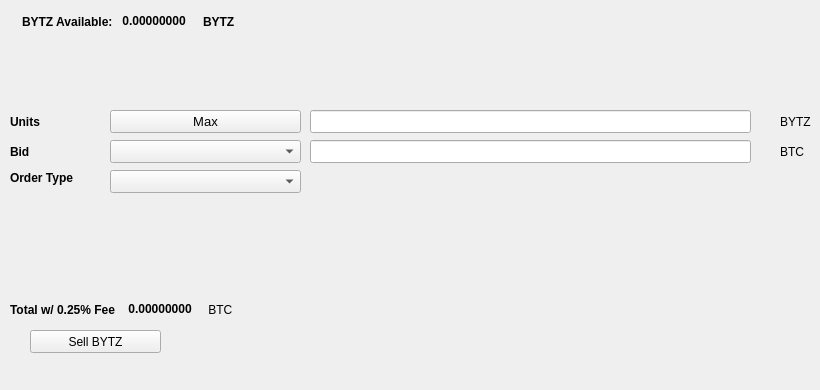
   <widget class="QWidget" name="SellTab">
    <attribute name="title">
     <string>Sell</string>
    </attribute>
    <widget class="QLabel" name="label_16">
     <property name="geometry">
      <rect>
       <x>780</x>
       <y>140</y>
       <width>31</width>
       <height>23</height>
      </rect>
     </property>
     <property name="text">
      <string>BTC</string>
     </property>
    </widget>
    <widget class="QComboBox" name="SellBidcomboBox">
     <property name="geometry">
      <rect>
       <x>110</x>
       <y>140</y>
       <width>191</width>
       <height>23</height>
      </rect>
     </property>
     <property name="font">
      <font>
       <pointsize>10</pointsize>
      </font>
     </property>
    </widget>
    <widget class="QLabel" name="label_18">
     <property name="geometry">
      <rect>
       <x>10</x>
       <y>110</y>
       <width>46</width>
       <height>23</height>
      </rect>
     </property>
     <property name="font">
      <font>
       <weight>75</weight>
       <bold>true</bold>
      </font>
     </property>
     <property name="text">
      <string>Units</string>
     </property>
    </widget>
    <widget class="QPushButton" name="Sell_Max_Amount">
     <property name="geometry">
      <rect>
       <x>110</x>
       <y>110</y>
       <width>191</width>
       <height>23</height>
      </rect>
     </property>
     <property name="font">
      <font>
       <pointsize>10</pointsize>
      </font>
     </property>
     <property name="text">
      <string>Max</string>
     </property>
    </widget>
    <widget class="QLabel" name="label_20">
     <property name="geometry">
      <rect>
       <x>10</x>
       <y>170</y>
       <width>91</width>
       <height>16</height>
      </rect>
     </property>
     <property name="font">
      <font>
       <weight>75</weight>
       <bold>true</bold>
      </font>
     </property>
     <property name="text">
      <string>Order Type</string>
     </property>
    </widget>
    <widget class="QComboBox" name="SellOrdertypeCombo">
     <property name="geometry">
      <rect>
       <x>110</x>
       <y>170</y>
       <width>191</width>
       <height>23</height>
      </rect>
     </property>
     <property name="font">
      <font>
       <pointsize>10</pointsize>
      </font>
     </property>
    </widget>
    <widget class="QLabel" name="label_21">
     <property name="geometry">
      <rect>
       <x>10</x>
       <y>140</y>
       <width>46</width>
       <height>23</height>
      </rect>
     </property>
     <property name="font">
      <font>
       <weight>75</weight>
       <bold>true</bold>
      </font>
     </property>
     <property name="text">
      <string>Bid</string>
     </property>
    </widget>
    <widget class="QLabel" name="label_22">
     <property name="geometry">
      <rect>
       <x>780</x>
       <y>110</y>
       <width>31</width>
       <height>23</height>
      </rect>
     </property>
     <property name="text">
      <string>BYTZ</string>
     </property>
    </widget>
    <widget class="QLineEdit" name="UnitsInputBYTZ">
     <property name="geometry">
      <rect>
       <x>310</x>
       <y>110</y>
       <width>441</width>
       <height>23</height>
      </rect>
     </property>
     <property name="font">
      <font>
       <pointsize>9</pointsize>
       <weight>75</weight>
       <bold>true</bold>
      </font>
     </property>
    </widget>
    <widget class="QLineEdit" name="SellBidPriceEdit">
     <property name="geometry">
      <rect>
       <x>310</x>
       <y>140</y>
       <width>441</width>
       <height>23</height>
      </rect>
     </property>
     <property name="font">
      <font>
       <pointsize>9</pointsize>
       <weight>75</weight>
       <bold>true</bold>
      </font>
     </property>
    </widget>
    <widget class="QPushButton" name="SellBYTZBTN">
     <property name="geometry">
      <rect>
       <x>30</x>
       <y>330</y>
       <width>131</width>
       <height>23</height>
      </rect>
     </property>
     <property name="text">
      <string>Sell BYTZ</string>
     </property>
     <property name="icon">
      <iconset resource="../bytz">
       <normaloff>:/icons/bitcoin</normaloff>:/icons/bitcoin</iconset>
     </property>
    </widget>
    <widget class="QWidget" name="layoutWidget3">
     <property name="geometry">
      <rect>
       <x>22</x>
       <y>12</y>
       <width>258</width>
       <height>19</height>
      </rect>
     </property>
     <layout class="QHBoxLayout" name="horizontalLayout">
      <item>
       <widget class="QLabel" name="label232_2">
        <property name="font">
         <font>
          <weight>75</weight>
          <bold>true</bold>
         </font>
        </property>
        <property name="text">
         <string>BYTZ Available:</string>
        </property>
       </widget>
      </item>
      <item>
       <widget class="QLabel" name="BYTZAvailableLabel">
        <property name="palette">
         <palette>
          <active>
           <colorrole role="WindowText">
            <brush brushstyle="SolidPattern">
             <color alpha="255">
              <red>0</red>
              <green>0</green>
              <blue>0</blue>
             </color>
            </brush>
           </colorrole>
           <colorrole role="Button">
            <brush brushstyle="SolidPattern">
             <color alpha="255">
              <red>0</red>
              <green>170</green>
              <blue>0</blue>
             </color>
            </brush>
           </colorrole>
           <colorrole role="Light">
            <brush brushstyle="SolidPattern">
             <color alpha="255">
              <red>0</red>
              <green>255</green>
              <blue>0</blue>
             </color>
            </brush>
           </colorrole>
           <colorrole role="Midlight">
            <brush brushstyle="SolidPattern">
             <color alpha="255">
              <red>0</red>
              <green>212</green>
              <blue>0</blue>
             </color>
            </brush>
           </colorrole>
           <colorrole role="Dark">
            <brush brushstyle="SolidPattern">
             <color alpha="255">
              <red>0</red>
              <green>85</green>
              <blue>0</blue>
             </color>
            </brush>
           </colorrole>
           <colorrole role="Mid">
            <brush brushstyle="SolidPattern">
             <color alpha="255">
              <red>0</red>
              <green>113</green>
              <blue>0</blue>
             </color>
            </brush>
           </colorrole>
           <colorrole role="Text">
            <brush brushstyle="SolidPattern">
             <color alpha="255">
              <red>0</red>
              <green>170</green>
              <blue>0</blue>
             </color>
            </brush>
           </colorrole>
           <colorrole role="BrightText">
            <brush brushstyle="SolidPattern">
             <color alpha="255">
              <red>255</red>
              <green>255</green>
              <blue>255</blue>
             </color>
            </brush>
           </colorrole>
           <colorrole role="ButtonText">
            <brush brushstyle="SolidPattern">
             <color alpha="255">
              <red>0</red>
              <green>0</green>
              <blue>0</blue>
             </color>
            </brush>
           </colorrole>
           <colorrole role="Base">
            <brush brushstyle="SolidPattern">
             <color alpha="255">
              <red>255</red>
              <green>255</green>
              <blue>255</blue>
             </color>
            </brush>
           </colorrole>
           <colorrole role="Window">
            <brush brushstyle="SolidPattern">
             <color alpha="255">
              <red>0</red>
              <green>170</green>
              <blue>0</blue>
             </color>
            </brush>
           </colorrole>
           <colorrole role="Shadow">
            <brush brushstyle="SolidPattern">
             <color alpha="255">
              <red>0</red>
              <green>0</green>
              <blue>0</blue>
             </color>
            </brush>
           </colorrole>
           <colorrole role="AlternateBase">
            <brush brushstyle="SolidPattern">
             <color alpha="255">
              <red>127</red>
              <green>212</green>
              <blue>127</blue>
             </color>
            </brush>
           </colorrole>
           <colorrole role="ToolTipBase">
            <brush brushstyle="SolidPattern">
             <color alpha="255">
              <red>255</red>
              <green>255</green>
              <blue>220</blue>
             </color>
            </brush>
           </colorrole>
           <colorrole role="ToolTipText">
            <brush brushstyle="SolidPattern">
             <color alpha="255">
              <red>0</red>
              <green>0</green>
              <blue>0</blue>
             </color>
            </brush>
           </colorrole>
          </active>
          <inactive>
           <colorrole role="WindowText">
            <brush brushstyle="SolidPattern">
             <color alpha="255">
              <red>0</red>
              <green>0</green>
              <blue>0</blue>
             </color>
            </brush>
           </colorrole>
           <colorrole role="Button">
            <brush brushstyle="SolidPattern">
             <color alpha="255">
              <red>0</red>
              <green>170</green>
              <blue>0</blue>
             </color>
            </brush>
           </colorrole>
           <colorrole role="Light">
            <brush brushstyle="SolidPattern">
             <color alpha="255">
              <red>0</red>
              <green>255</green>
              <blue>0</blue>
             </color>
            </brush>
           </colorrole>
           <colorrole role="Midlight">
            <brush brushstyle="SolidPattern">
             <color alpha="255">
              <red>0</red>
              <green>212</green>
              <blue>0</blue>
             </color>
            </brush>
           </colorrole>
           <colorrole role="Dark">
            <brush brushstyle="SolidPattern">
             <color alpha="255">
              <red>0</red>
              <green>85</green>
              <blue>0</blue>
             </color>
            </brush>
           </colorrole>
           <colorrole role="Mid">
            <brush brushstyle="SolidPattern">
             <color alpha="255">
              <red>0</red>
              <green>113</green>
              <blue>0</blue>
             </color>
            </brush>
           </colorrole>
           <colorrole role="Text">
            <brush brushstyle="SolidPattern">
             <color alpha="255">
              <red>0</red>
              <green>170</green>
              <blue>0</blue>
             </color>
            </brush>
           </colorrole>
           <colorrole role="BrightText">
            <brush brushstyle="SolidPattern">
             <color alpha="255">
              <red>255</red>
              <green>255</green>
              <blue>255</blue>
             </color>
            </brush>
           </colorrole>
           <colorrole role="ButtonText">
            <brush brushstyle="SolidPattern">
             <color alpha="255">
              <red>0</red>
              <green>0</green>
              <blue>0</blue>
             </color>
            </brush>
           </colorrole>
           <colorrole role="Base">
            <brush brushstyle="SolidPattern">
             <color alpha="255">
              <red>255</red>
              <green>255</green>
              <blue>255</blue>
             </color>
            </brush>
           </colorrole>
           <colorrole role="Window">
            <brush brushstyle="SolidPattern">
             <color alpha="255">
              <red>0</red>
              <green>170</green>
              <blue>0</blue>
             </color>
            </brush>
           </colorrole>
           <colorrole role="Shadow">
            <brush brushstyle="SolidPattern">
             <color alpha="255">
              <red>0</red>
              <green>0</green>
              <blue>0</blue>
             </color>
            </brush>
           </colorrole>
           <colorrole role="AlternateBase">
            <brush brushstyle="SolidPattern">
             <color alpha="255">
              <red>127</red>
              <green>212</green>
              <blue>127</blue>
             </color>
            </brush>
           </colorrole>
           <colorrole role="ToolTipBase">
            <brush brushstyle="SolidPattern">
             <color alpha="255">
              <red>255</red>
              <green>255</green>
              <blue>220</blue>
             </color>
            </brush>
           </colorrole>
           <colorrole role="ToolTipText">
            <brush brushstyle="SolidPattern">
             <color alpha="255">
              <red>0</red>
              <green>0</green>
              <blue>0</blue>
             </color>
            </brush>
           </colorrole>
          </inactive>
          <disabled>
           <colorrole role="WindowText">
            <brush brushstyle="SolidPattern">
             <color alpha="255">
              <red>0</red>
              <green>85</green>
              <blue>0</blue>
             </color>
            </brush>
           </colorrole>
           <colorrole role="Button">
            <brush brushstyle="SolidPattern">
             <color alpha="255">
              <red>0</red>
              <green>170</green>
              <blue>0</blue>
             </color>
            </brush>
           </colorrole>
           <colorrole role="Light">
            <brush brushstyle="SolidPattern">
             <color alpha="255">
              <red>0</red>
              <green>255</green>
              <blue>0</blue>
             </color>
            </brush>
           </colorrole>
           <colorrole role="Midlight">
            <brush brushstyle="SolidPattern">
             <color alpha="255">
              <red>0</red>
              <green>212</green>
              <blue>0</blue>
             </color>
            </brush>
           </colorrole>
           <colorrole role="Dark">
            <brush brushstyle="SolidPattern">
             <color alpha="255">
              <red>0</red>
              <green>85</green>
              <blue>0</blue>
             </color>
            </brush>
           </colorrole>
           <colorrole role="Mid">
            <brush brushstyle="SolidPattern">
             <color alpha="255">
              <red>0</red>
              <green>113</green>
              <blue>0</blue>
             </color>
            </brush>
           </colorrole>
           <colorrole role="Text">
            <brush brushstyle="SolidPattern">
             <color alpha="255">
              <red>0</red>
              <green>85</green>
              <blue>0</blue>
             </color>
            </brush>
           </colorrole>
           <colorrole role="BrightText">
            <brush brushstyle="SolidPattern">
             <color alpha="255">
              <red>255</red>
              <green>255</green>
              <blue>255</blue>
             </color>
            </brush>
           </colorrole>
           <colorrole role="ButtonText">
            <brush brushstyle="SolidPattern">
             <color alpha="255">
              <red>0</red>
              <green>85</green>
              <blue>0</blue>
             </color>
            </brush>
           </colorrole>
           <colorrole role="Base">
            <brush brushstyle="SolidPattern">
             <color alpha="255">
              <red>0</red>
              <green>170</green>
              <blue>0</blue>
             </color>
            </brush>
           </colorrole>
           <colorrole role="Window">
            <brush brushstyle="SolidPattern">
             <color alpha="255">
              <red>0</red>
              <green>170</green>
              <blue>0</blue>
             </color>
            </brush>
           </colorrole>
           <colorrole role="Shadow">
            <brush brushstyle="SolidPattern">
             <color alpha="255">
              <red>0</red>
              <green>0</green>
              <blue>0</blue>
             </color>
            </brush>
           </colorrole>
           <colorrole role="AlternateBase">
            <brush brushstyle="SolidPattern">
             <color alpha="255">
              <red>0</red>
              <green>170</green>
              <blue>0</blue>
             </color>
            </brush>
           </colorrole>
           <colorrole role="ToolTipBase">
            <brush brushstyle="SolidPattern">
             <color alpha="255">
              <red>255</red>
              <green>255</green>
              <blue>220</blue>
             </color>
            </brush>
           </colorrole>
           <colorrole role="ToolTipText">
            <brush brushstyle="SolidPattern">
             <color alpha="255">
              <red>0</red>
              <green>0</green>
              <blue>0</blue>
             </color>
            </brush>
           </colorrole>
          </disabled>
         </palette>
        </property>
        <property name="font">
         <font>
          <weight>75</weight>
          <bold>true</bold>
         </font>
        </property>
        <property name="text">
         <string> 0.00000000 </string>
        </property>
        <property name="textInteractionFlags">
         <set>Qt::LinksAccessibleByMouse|Qt::TextSelectableByKeyboard|Qt::TextSelectableByMouse</set>
        </property>
       </widget>
      </item>
      <item>
       <widget class="QLabel" name="labelBYTZ">
        <property name="font">
         <font>
          <weight>75</weight>
          <bold>true</bold>
         </font>
        </property>
        <property name="text">
         <string>BYTZ</string>
        </property>
       </widget>
      </item>
     </layout>
    </widget>
    <widget class="QWidget" name="layoutWidget">
     <property name="geometry">
      <rect>
       <x>10</x>
       <y>300</y>
       <width>268</width>
       <height>19</height>
      </rect>
     </property>
     <layout class="QHBoxLayout" name="horizontalLayout_2">
      <item>
       <widget class="QLabel" name="label_19">
        <property name="font">
         <font>
          <weight>75</weight>
          <bold>true</bold>
         </font>
        </property>
        <property name="text">
         <string>Total w/ 0.25% Fee </string>
        </property>
       </widget>
      </item>
      <item>
       <widget class="QLabel" name="SellCostLabel">
        <property name="palette">
         <palette>
          <active>
           <colorrole role="WindowText">
            <brush brushstyle="SolidPattern">
             <color alpha="255">
              <red>0</red>
              <green>0</green>
              <blue>0</blue>
             </color>
            </brush>
           </colorrole>
           <colorrole role="Button">
            <brush brushstyle="SolidPattern">
             <color alpha="255">
              <red>0</red>
              <green>170</green>
              <blue>0</blue>
             </color>
            </brush>
           </colorrole>
           <colorrole role="Light">
            <brush brushstyle="SolidPattern">
             <color alpha="255">
              <red>0</red>
              <green>255</green>
              <blue>0</blue>
             </color>
            </brush>
           </colorrole>
           <colorrole role="Midlight">
            <brush brushstyle="SolidPattern">
             <color alpha="255">
              <red>0</red>
              <green>212</green>
              <blue>0</blue>
             </color>
            </brush>
           </colorrole>
           <colorrole role="Dark">
            <brush brushstyle="SolidPattern">
             <color alpha="255">
              <red>0</red>
              <green>85</green>
              <blue>0</blue>
             </color>
            </brush>
           </colorrole>
           <colorrole role="Mid">
            <brush brushstyle="SolidPattern">
             <color alpha="255">
              <red>0</red>
              <green>113</green>
              <blue>0</blue>
             </color>
            </brush>
           </colorrole>
           <colorrole role="Text">
            <brush brushstyle="SolidPattern">
             <color alpha="255">
              <red>0</red>
              <green>170</green>
              <blue>0</blue>
             </color>
            </brush>
           </colorrole>
           <colorrole role="BrightText">
            <brush brushstyle="SolidPattern">
             <color alpha="255">
              <red>255</red>
              <green>255</green>
              <blue>255</blue>
             </color>
            </brush>
           </colorrole>
           <colorrole role="ButtonText">
            <brush brushstyle="SolidPattern">
             <color alpha="255">
              <red>0</red>
              <green>0</green>
              <blue>0</blue>
             </color>
            </brush>
           </colorrole>
           <colorrole role="Base">
            <brush brushstyle="SolidPattern">
             <color alpha="255">
              <red>255</red>
              <green>255</green>
              <blue>255</blue>
             </color>
            </brush>
           </colorrole>
           <colorrole role="Window">
            <brush brushstyle="SolidPattern">
             <color alpha="255">
              <red>0</red>
              <green>170</green>
              <blue>0</blue>
             </color>
            </brush>
           </colorrole>
           <colorrole role="Shadow">
            <brush brushstyle="SolidPattern">
             <color alpha="255">
              <red>0</red>
              <green>0</green>
              <blue>0</blue>
             </color>
            </brush>
           </colorrole>
           <colorrole role="AlternateBase">
            <brush brushstyle="SolidPattern">
             <color alpha="255">
              <red>127</red>
              <green>212</green>
              <blue>127</blue>
             </color>
            </brush>
           </colorrole>
           <colorrole role="ToolTipBase">
            <brush brushstyle="SolidPattern">
             <color alpha="255">
              <red>255</red>
              <green>255</green>
              <blue>220</blue>
             </color>
            </brush>
           </colorrole>
           <colorrole role="ToolTipText">
            <brush brushstyle="SolidPattern">
             <color alpha="255">
              <red>0</red>
              <green>0</green>
              <blue>0</blue>
             </color>
            </brush>
           </colorrole>
          </active>
          <inactive>
           <colorrole role="WindowText">
            <brush brushstyle="SolidPattern">
             <color alpha="255">
              <red>0</red>
              <green>0</green>
              <blue>0</blue>
             </color>
            </brush>
           </colorrole>
           <colorrole role="Button">
            <brush brushstyle="SolidPattern">
             <color alpha="255">
              <red>0</red>
              <green>170</green>
              <blue>0</blue>
             </color>
            </brush>
           </colorrole>
           <colorrole role="Light">
            <brush brushstyle="SolidPattern">
             <color alpha="255">
              <red>0</red>
              <green>255</green>
              <blue>0</blue>
             </color>
            </brush>
           </colorrole>
           <colorrole role="Midlight">
            <brush brushstyle="SolidPattern">
             <color alpha="255">
              <red>0</red>
              <green>212</green>
              <blue>0</blue>
             </color>
            </brush>
           </colorrole>
           <colorrole role="Dark">
            <brush brushstyle="SolidPattern">
             <color alpha="255">
              <red>0</red>
              <green>85</green>
              <blue>0</blue>
             </color>
            </brush>
           </colorrole>
           <colorrole role="Mid">
            <brush brushstyle="SolidPattern">
             <color alpha="255">
              <red>0</red>
              <green>113</green>
              <blue>0</blue>
             </color>
            </brush>
           </colorrole>
           <colorrole role="Text">
            <brush brushstyle="SolidPattern">
             <color alpha="255">
              <red>0</red>
              <green>170</green>
              <blue>0</blue>
             </color>
            </brush>
           </colorrole>
           <colorrole role="BrightText">
            <brush brushstyle="SolidPattern">
             <color alpha="255">
              <red>255</red>
              <green>255</green>
              <blue>255</blue>
             </color>
            </brush>
           </colorrole>
           <colorrole role="ButtonText">
            <brush brushstyle="SolidPattern">
             <color alpha="255">
              <red>0</red>
              <green>0</green>
              <blue>0</blue>
             </color>
            </brush>
           </colorrole>
           <colorrole role="Base">
            <brush brushstyle="SolidPattern">
             <color alpha="255">
              <red>255</red>
              <green>255</green>
              <blue>255</blue>
             </color>
            </brush>
           </colorrole>
           <colorrole role="Window">
            <brush brushstyle="SolidPattern">
             <color alpha="255">
              <red>0</red>
              <green>170</green>
              <blue>0</blue>
             </color>
            </brush>
           </colorrole>
           <colorrole role="Shadow">
            <brush brushstyle="SolidPattern">
             <color alpha="255">
              <red>0</red>
              <green>0</green>
              <blue>0</blue>
             </color>
            </brush>
           </colorrole>
           <colorrole role="AlternateBase">
            <brush brushstyle="SolidPattern">
             <color alpha="255">
              <red>127</red>
              <green>212</green>
              <blue>127</blue>
             </color>
            </brush>
           </colorrole>
           <colorrole role="ToolTipBase">
            <brush brushstyle="SolidPattern">
             <color alpha="255">
              <red>255</red>
              <green>255</green>
              <blue>220</blue>
             </color>
            </brush>
           </colorrole>
           <colorrole role="ToolTipText">
            <brush brushstyle="SolidPattern">
             <color alpha="255">
              <red>0</red>
              <green>0</green>
              <blue>0</blue>
             </color>
            </brush>
           </colorrole>
          </inactive>
          <disabled>
           <colorrole role="WindowText">
            <brush brushstyle="SolidPattern">
             <color alpha="255">
              <red>0</red>
              <green>85</green>
              <blue>0</blue>
             </color>
            </brush>
           </colorrole>
           <colorrole role="Button">
            <brush brushstyle="SolidPattern">
             <color alpha="255">
              <red>0</red>
              <green>170</green>
              <blue>0</blue>
             </color>
            </brush>
           </colorrole>
           <colorrole role="Light">
            <brush brushstyle="SolidPattern">
             <color alpha="255">
              <red>0</red>
              <green>255</green>
              <blue>0</blue>
             </color>
            </brush>
           </colorrole>
           <colorrole role="Midlight">
            <brush brushstyle="SolidPattern">
             <color alpha="255">
              <red>0</red>
              <green>212</green>
              <blue>0</blue>
             </color>
            </brush>
           </colorrole>
           <colorrole role="Dark">
            <brush brushstyle="SolidPattern">
             <color alpha="255">
              <red>0</red>
              <green>85</green>
              <blue>0</blue>
             </color>
            </brush>
           </colorrole>
           <colorrole role="Mid">
            <brush brushstyle="SolidPattern">
             <color alpha="255">
              <red>0</red>
              <green>113</green>
              <blue>0</blue>
             </color>
            </brush>
           </colorrole>
           <colorrole role="Text">
            <brush brushstyle="SolidPattern">
             <color alpha="255">
              <red>0</red>
              <green>85</green>
              <blue>0</blue>
             </color>
            </brush>
           </colorrole>
           <colorrole role="BrightText">
            <brush brushstyle="SolidPattern">
             <color alpha="255">
              <red>255</red>
              <green>255</green>
              <blue>255</blue>
             </color>
            </brush>
           </colorrole>
           <colorrole role="ButtonText">
            <brush brushstyle="SolidPattern">
             <color alpha="255">
              <red>0</red>
              <green>85</green>
              <blue>0</blue>
             </color>
            </brush>
           </colorrole>
           <colorrole role="Base">
            <brush brushstyle="SolidPattern">
             <color alpha="255">
              <red>0</red>
              <green>170</green>
              <blue>0</blue>
             </color>
            </brush>
           </colorrole>
           <colorrole role="Window">
            <brush brushstyle="SolidPattern">
             <color alpha="255">
              <red>0</red>
              <green>170</green>
              <blue>0</blue>
             </color>
            </brush>
           </colorrole>
           <colorrole role="Shadow">
            <brush brushstyle="SolidPattern">
             <color alpha="255">
              <red>0</red>
              <green>0</green>
              <blue>0</blue>
             </color>
            </brush>
           </colorrole>
           <colorrole role="AlternateBase">
            <brush brushstyle="SolidPattern">
             <color alpha="255">
              <red>0</red>
              <green>170</green>
              <blue>0</blue>
             </color>
            </brush>
           </colorrole>
           <colorrole role="ToolTipBase">
            <brush brushstyle="SolidPattern">
             <color alpha="255">
              <red>255</red>
              <green>255</green>
              <blue>220</blue>
             </color>
            </brush>
           </colorrole>
           <colorrole role="ToolTipText">
            <brush brushstyle="SolidPattern">
             <color alpha="255">
              <red>0</red>
              <green>0</green>
              <blue>0</blue>
             </color>
            </brush>
           </colorrole>
          </disabled>
         </palette>
        </property>
        <property name="font">
         <font>
          <weight>75</weight>
          <bold>true</bold>
         </font>
        </property>
        <property name="autoFillBackground">
         <bool>false</bool>
        </property>
        <property name="text">
         <string> 0.00000000</string>
        </property>
        <property name="textInteractionFlags">
         <set>Qt::LinksAccessibleByMouse|Qt::TextSelectableByMouse</set>
        </property>
       </widget>
      </item>
      <item>
       <widget class="QLabel" name="label_17">
        <property name="font">
         <font>
          <weight>50</weight>
          <bold>false</bold>
         </font>
        </property>
        <property name="text">
         <string> BTC</string>
        </property>
       </widget>
      </item>
     </layout>
    </widget>
    <widget class="QLabel" name="label_23">
     <property name="geometry">
      <rect>
       <x>460</x>
       <y>300</y>
       <width>281</width>
       <height>81</height>
      </rect>
     </property>
     <property name="text">
      <string/>
     </property>
     <property name="pixmap">
      <pixmap>:/images/bittrex</pixmap>
     </property>
    </widget>
   </widget>
